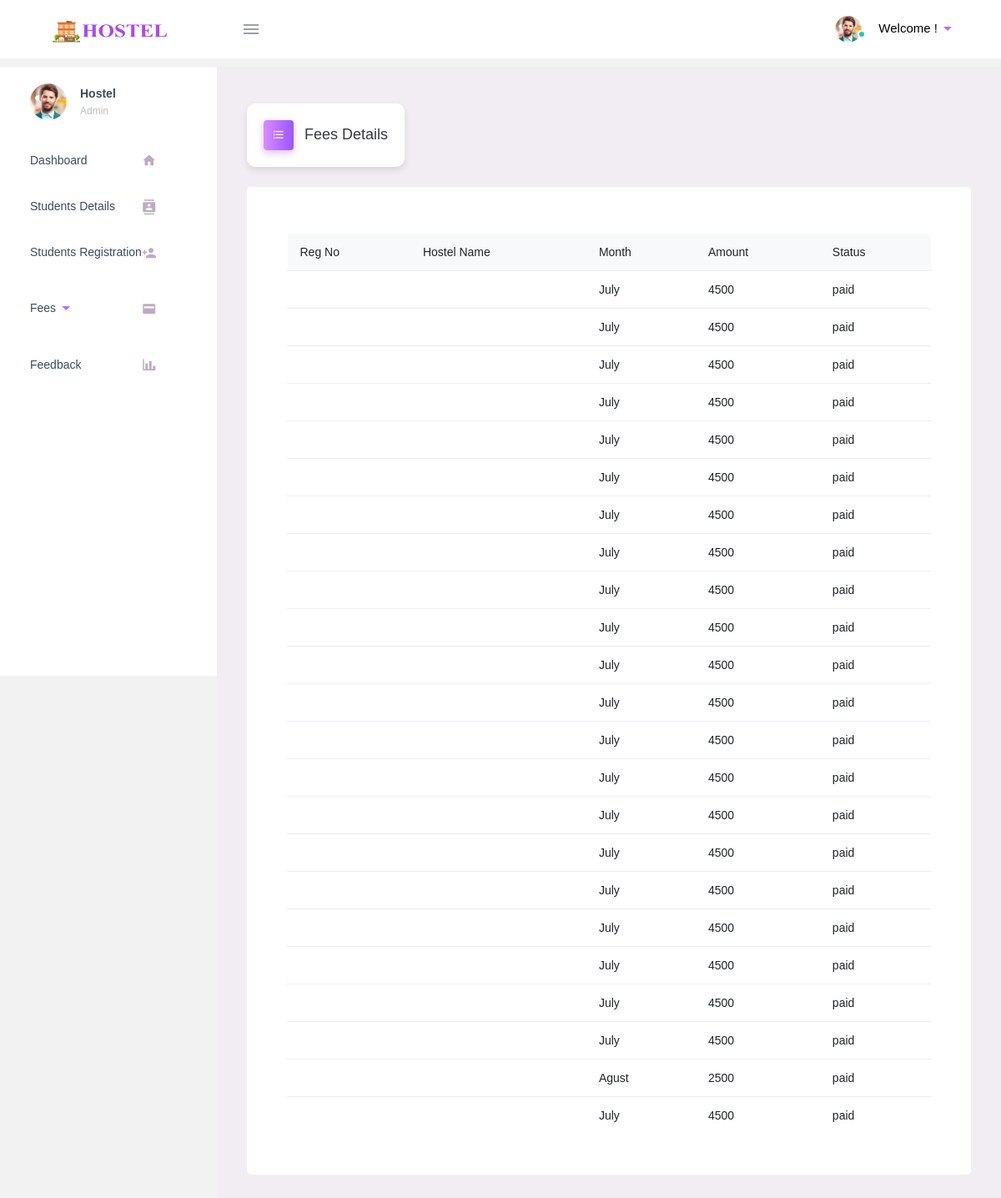
The page /admin/fees_details.php on the database its author committed.
### tables this page shows
CREATE TABLE `paid` (
  `id` varchar(20) NOT NULL,
  `reg` varchar(50) NOT NULL,
  `total` varchar(50) NOT NULL,
  `date` varchar(50) NOT NULL,
  `month` varchar(50) NOT NULL
);

### admin/fees_details.php (the view, shortened to what this page needs)
<?php
include("../dbconnect.php");
extract($_POST);
?>
<!DOCTYPE html>
<html lang="en">
<head>
    <link rel="stylesheet" href="./include/materialdesignicons.min.css">
    <link rel="stylesheet" href="./include/vendor.bundle.base.css">
    <link rel="stylesheet" href="./include/style.css">
    <link rel="stylesheet" href="https://cdn.jsdelivr.net/npm/@mdi/font/css/materialdesignicons.min.css">
    <link rel="stylesheet" href="./include/exstyle.css">
</head>
<body class="">
    <div class="container-scroller">
        <header class="topbar" data-navbarbg="skin6">
            <?php include 'navbar.php' ?>
        </header>
        <div class="container-fluid page-body-wrapper pt-0 proBanner-padding-top">
            <div class="navcantainer d-fixed">
                <?php include 'sidebar.php' ?>
            </div>
            <div class="main-panel">
                <div class="content-wrapper">
                    <div class="page-header">
                        <h3 class="page-title">
                            <span class="page-title-icon bg-gradient-primary text-white mr-2">
                                <i class="mdi mdi-format-list-bulleted menu-icon"></i>
                            </span> Fees Details
                        </h3>
                    </div>
                    <div class="grid-margin card p-5 stretch-card">
                        <table class="table table-responsive-xl">
                            <thead class="bg-light"><h1>
                                <tr>
                                    <th>Reg No</th>
                                    <th>Hostel Name</th>
                                    <th>Month</th>
                                    <th>Amount</th>
                                    <th>Status</th>
                                </tr></h1>
                            </thead>
                            <?php
                            $reg = $_GET['reg'];
                            $qry = mysqli_query($connect, "select * from paid where reg='$reg'");
                            while ($row = mysqli_fetch_array($qry)) {
                            ?>
                                <tr class="alert " role="alert">
                                    <td>
                                    </td>
                                    <td>
                                    </td>
                                    <td>
                                        <div><?php echo $row['month']; ?></div>
                                    </td>
                                    <td>
                                        <div><?php echo $row['total']; ?></div>
                                    </td>
                                    <td>
                                        <div><?php echo "paid"; ?></div>
                                    </td>
                                </tr>
                            <?php
                            }
                            ?>
                        </table>
                    </div>
                </div>
            </div>
        </div>
    </div>
</body>
</html>

### admin/include/exstyle.css (style rules this page uses)
.page-title, .date, .time { background-color: #fff; box-shadow: 0 4px 8px rgba(0, 0, 0, 0.1); padding: 20px; border-radius: 10px; display: inline-block; }
.menu-icon { transition: transform 0.3s ease; }
body { font-family: Verdana, Geneva, sans-serif; font-size: 14px; background: #f2f2f2; }

### rows shown on the page
paid: month "July", total "4500"
paid: month "July", total "4500"
paid: month "July", total "4500"
paid: month "July", total "4500"
paid: month "July", total "4500"
paid: month "July", total "4500"
paid: month "July", total "4500"
paid: month "July", total "4500"
paid: month "July", total "4500"
paid: month "July", total "4500"
paid: month "July", total "4500"
paid: month "July", total "4500"
paid: month "July", total "4500"
paid: month "July", total "4500"
paid: month "July", total "4500"
paid: month "July", total "4500"
paid: month "July", total "4500"
paid: month "July", total "4500"
paid: month "July", total "4500"
paid: month "July", total "4500"
paid: month "July", total "4500"
paid: month "Agust", total "2500"
paid: month "July", total "4500"
